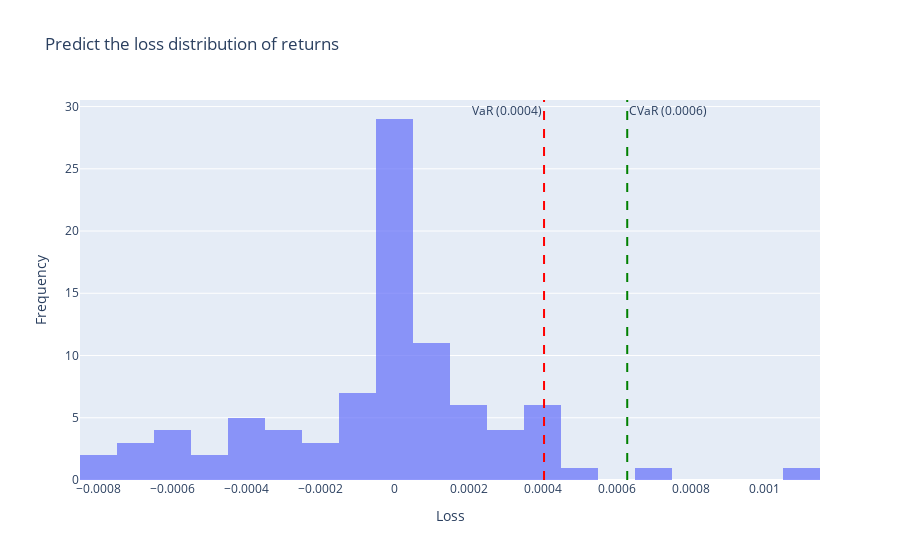

Notebook cell for this chart:
### Code cell
confidence_level = 0.95
VaR, CVaR, fig_var = var_calculate(future_df, confidence_level)

print(f"Confidence Interval {confidence_level * 100}%, VaR: {VaR:.4f}")
print(f"Confidence Interval {confidence_level * 100}%, CVaR: {CVaR:.4f}")
fig_var.show()

### Figure 1 — Plotly figure (JSON) as saved in the notebook; plotly's stock layout.template omitted (floating-point values rounded to 4 significant figures)
{"data": [{"alignmentgroup": "True", "bingroup": "x", "hovertemplate": "Loss=%{x}<br>count=%{y}<extra></extra>", "legendgroup": "", "marker": {"color": "#636efa", "opacity": 0.7, "pattern": {"shape": ""}}, "name": "", "nbinsx": 30, "offsetgroup": "", "orientation": "v", "showlegend": false, "type": "histogram", "x": [0.0011, 0.0007249, 0.0004689, 0.0001841, 0.0002593, -5.498e-05, -0.0005187, -0.000633, -0.0008486, -0.0007411, -0.0002103, -0.0003298, -0.0004479, -0.0006018, -0.0006756, -0.0007535, -0.0006764, -0.00044, -0.0004292, -0.0005995, -0.0004348, -0.000328, -0.0001698, -7.557e-05, 6.951e-05, 0.0004048, 0.000178, 0.0002666, 0.0002414, 6.066e-05, 0.0001292, 9.388e-05, -6.301e-05, -5.195e-05, 0.0001411, 0.0001937, 0.0001055, 0.000352, 9.012e-05, -0.0002284, -0.0003433, -0.0005767, -0.0005388, -0.0003871, 0.0004032, 0.0003937, 0.0001682, 9.19e-05, -9.614e-05, 0.0001285, 0.0003831, 0.0003216, 0.0001722, -0.0001024, -0.0002707, -0.0001385, 8.5e-05, 0.0004463, 0.0001468, 0.0002718, 2.917e-05, 1.78e-05, 7.48e-06, -1.434e-06, -9.537e-06, -1.689e-05, -2.141e-05, -2.3e-05, -2.306e-05, -2.259e-05, -2.334e-05, -2.618e-05, -2.764e-05, -2.779e-05, -2.617e-05, -2.34e-05, -1.979e-05, -1.676e-05, -1.365e-05, -9.69e-06, -4.923e-06, -3.739e-07, 3.022e-06, 5.826e-06, 7.291e-06, 7.291e-06, 5.67e-06, 5.016e-06, 3.708e-06], "xaxis": "x", "yaxis": "y"}], "layout": {"annotations": [{"showarrow": false, "text": "VaR (0.0004)", "x": 0.0004042, "xanchor": "right", "xref": "x", "y": 1, "yanchor": "top", "yref": "y domain"}, {"showarrow": false, "text": "CVaR (0.0006)", "x": 0.000629, "xanchor": "left", "xref": "x", "y": 1, "yanchor": "top", "yref": "y domain"}], "barmode": "relative", "legend": {"tracegroupgap": 0}, "shapes": [{"line": {"color": "red", "dash": "dash"}, "type": "line", "x0": 0.0004042, "x1": 0.0004042, "xref": "x", "y0": 0, "y1": 1, "yref": "y domain"}, {"line": {"color": "green", "dash": "dash"}, "type": "line", "x0": 0.000629, "x1": 0.000629, "xref": "x", "y0": 0, "y1": 1, "yref": "y domain"}], "title": {"text": "Predict the loss distribution of returns"}, "xaxis": {"anchor": "y", "domain": [0, 1], "title": {"text": "Loss"}}, "yaxis": {"anchor": "x", "domain": [0, 1], "title": {"text": "Frequency"}}}}
